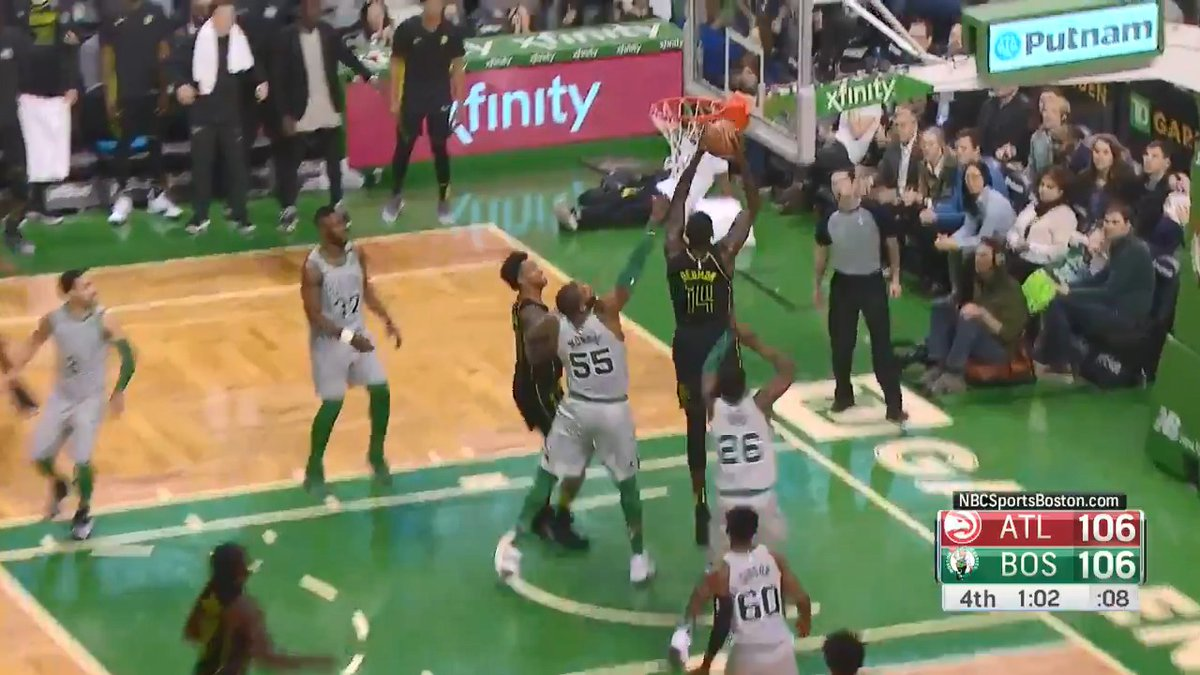
#> input picture storage/machine_learning/data/temp/DaSHvGLU0AAJl8-.jpg, 1200 x 675 px; its folder holds only this picture in this run
$ python image_script.py data/temp/DaSHvGLU0AAJl8-.jpg data/temp/OnIgAdXt9-Hn2Jsj.jpg   (older library calls are emulated)
#> lines starting #> are read from the running program, lines starting #| are printed output that depends on the picture
from PIL import Image
from numpy import array
from sklearn.ensemble import RandomForestClassifier
from sklearn.model_selection import train_test_split
from random import randint
import os
import sys
import urllib
import csv
import numpy

# Returns data about the file given
def getFileData(filePath):

	# Remote file, so save it temporarily
#> called with filePath = 'data/temp/DaSHvGLU0AAJl8-.jpg'
	newFilename = os.path.basename(filePath);
	urllib.urlretrieve(filePath, 'data/temp/' + newFilename)
	filePath = 'data/temp/' + newFilename

	# convert image to 8-bit grayscale
	img = Image.open(filePath).convert('L')
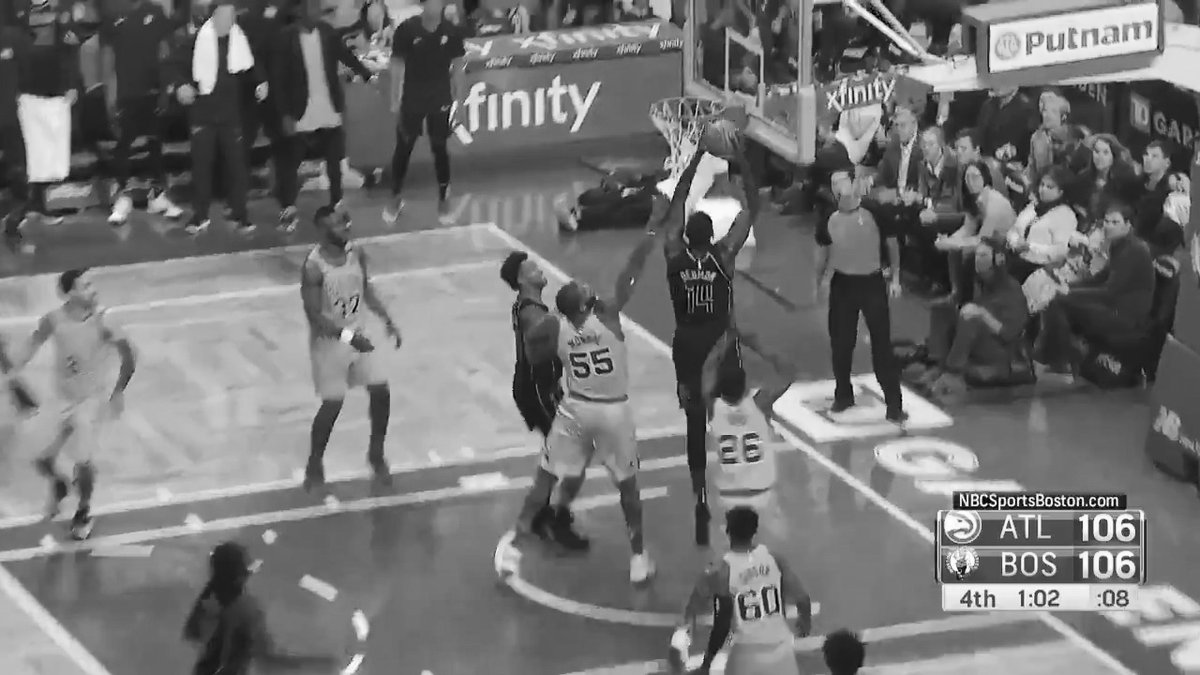
#> img: PIL image 1200x675 L; min 0, max 255, mean 116
	WIDTH, HEIGHT = img.size
#> WIDTH = 1200; HEIGHT = 675
	img = img.resize([400,400],Image.ANTIALIAS)
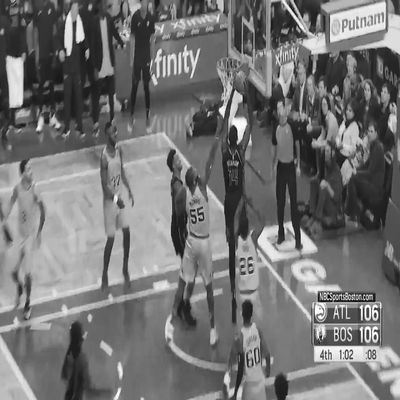
#> img: PIL image 400x400 L; min 0, max 255, mean 115.9
	data = list(img.getdata()) # convert image data to a list of integers
#> data = 160000 items
	# convert that to 2D list (list of lists of integers)
	data = [data[offset:offset+WIDTH] for offset in range(0, WIDTH*HEIGHT, WIDTH)]
#> data = 675 items

	arr = array(img)

	imgValues = []
	for innerArrays in arr:
		for val in innerArrays:
			imgValues.append(val)
#> after the loop, imgValues = 160000 items

	return imgValues

# Change the directory to this script's path
os.chdir(os.path.dirname(os.path.abspath(__file__)))

imageUrl = sys.argv[1]
dataPath = os.getcwd() + '/data/' + sys.argv[2]
imageToCheck = getFileData(imageUrl)
#> imageToCheck = 160000 items
imageFileName = os.path.basename(imageUrl)
tempPath = os.getcwd() + "/data/temp/" + os.path.basename(imageUrl)
goodLabels = []
badLabels = []
goodTestValues = []
badTestValues = []

#Assuming res is a flat list
#> (the run stopped early here; a loop or call above may not have finished)
